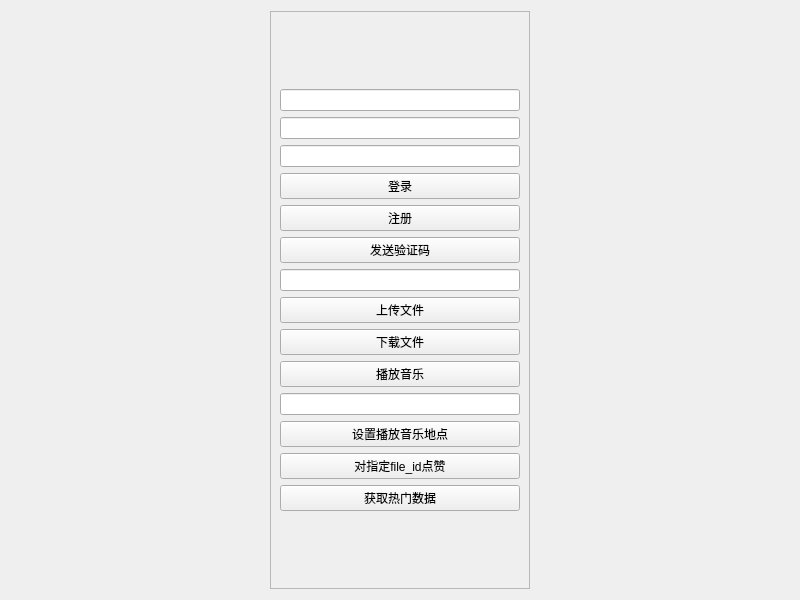
<?xml version="1.0" encoding="UTF-8"?>
<ui version="4.0">
 <class>Widget</class>
 <widget class="QWidget" name="Widget">
  <property name="geometry">
   <rect>
    <x>0</x>
    <y>0</y>
    <width>800</width>
    <height>600</height>
   </rect>
  </property>
  <property name="windowTitle">
   <string>Widget</string>
  </property>
  <layout class="QHBoxLayout" name="horizontalLayout" stretch="1,1,1">
   <item>
    <spacer name="horizontalSpacer">
     <property name="orientation">
      <enum>Qt::Horizontal</enum>
     </property>
     <property name="sizeHint" stdset="0">
      <size>
       <width>40</width>
       <height>20</height>
      </size>
     </property>
    </spacer>
   </item>
   <item>
    <widget class="QFrame" name="frame">
     <property name="frameShape">
      <enum>QFrame::StyledPanel</enum>
     </property>
     <property name="frameShadow">
      <enum>QFrame::Raised</enum>
     </property>
     <layout class="QVBoxLayout" name="verticalLayout">
      <item>
       <spacer name="verticalSpacer">
        <property name="orientation">
         <enum>Qt::Vertical</enum>
        </property>
        <property name="sizeHint" stdset="0">
         <size>
          <width>20</width>
          <height>201</height>
         </size>
        </property>
       </spacer>
      </item>
      <item>
       <widget class="QLineEdit" name="username">
        <property name="text">
         <string/>
        </property>
       </widget>
      </item>
      <item>
       <widget class="QLineEdit" name="password"/>
      </item>
      <item>
       <widget class="QLineEdit" name="cap"/>
      </item>
      <item>
       <widget class="QPushButton" name="login">
        <property name="text">
         <string>登录</string>
        </property>
       </widget>
      </item>
      <item>
       <widget class="QPushButton" name="register_2">
        <property name="text">
         <string>注册</string>
        </property>
       </widget>
      </item>
      <item>
       <widget class="QPushButton" name="captcha">
        <property name="text">
         <string>发送验证码</string>
        </property>
       </widget>
      </item>
      <item>
       <widget class="QLineEdit" name="file_id">
        <property name="text">
         <string/>
        </property>
       </widget>
      </item>
      <item>
       <widget class="QPushButton" name="upload">
        <property name="text">
         <string>上传文件</string>
        </property>
       </widget>
      </item>
      <item>
       <widget class="QPushButton" name="download">
        <property name="text">
         <string>下载文件</string>
        </property>
       </widget>
      </item>
      <item>
       <widget class="QPushButton" name="startMusic">
        <property name="text">
         <string>播放音乐</string>
        </property>
       </widget>
      </item>
      <item>
       <widget class="QLineEdit" name="pos_line"/>
      </item>
      <item>
       <widget class="QPushButton" name="pos">
        <property name="text">
         <string>设置播放音乐地点</string>
        </property>
       </widget>
      </item>
      <item>
       <widget class="QPushButton" name="like">
        <property name="text">
         <string>对指定file_id点赞</string>
        </property>
       </widget>
      </item>
      <item>
       <widget class="QPushButton" name="HotData">
        <property name="text">
         <string>获取热门数据</string>
        </property>
       </widget>
      </item>
      <item>
       <spacer name="verticalSpacer_2">
        <property name="orientation">
         <enum>Qt::Vertical</enum>
        </property>
        <property name="sizeHint" stdset="0">
         <size>
          <width>20</width>
          <height>201</height>
         </size>
        </property>
       </spacer>
      </item>
     </layout>
    </widget>
   </item>
   <item>
    <spacer name="horizontalSpacer_2">
     <property name="orientation">
      <enum>Qt::Horizontal</enum>
     </property>
     <property name="sizeHint" stdset="0">
      <size>
       <width>40</width>
       <height>20</height>
      </size>
     </property>
    </spacer>
   </item>
  </layout>
 </widget>
 <resources/>
 <connections/>
</ui>
